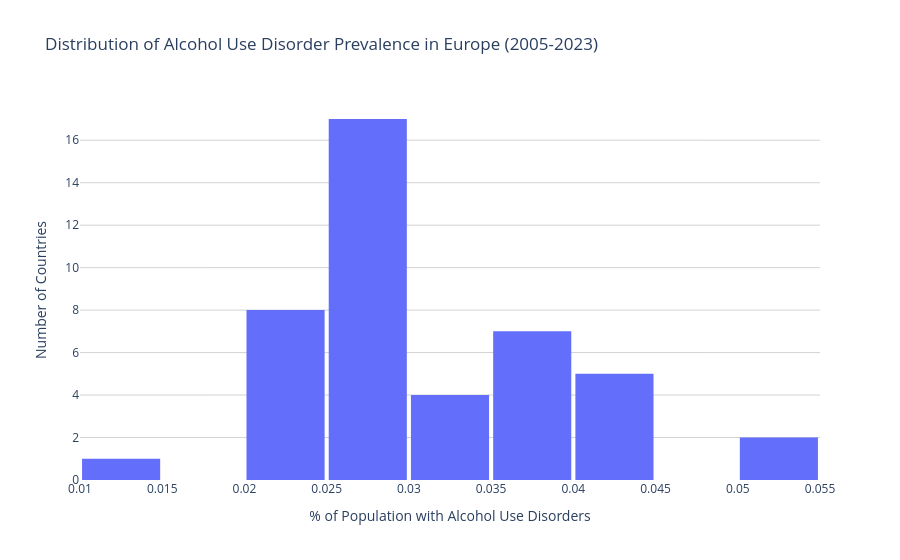

Write notebook code for a chart like this one.
### Code cell
fig = px.histogram(
    prev_avg,
    x='precent_of_prevalence',
    nbins=10,
    title='Distribution of Alcohol Use Disorder Prevalence in Europe (2005-2023)',
    labels={'precent_of_prevalence': '% of Population with Alcohol Use Disorders'},
)

fig.update_layout(
   plot_bgcolor='white',
    xaxis=dict(showgrid=False, title='% of Population with Alcohol Use Disorders'),
    yaxis=dict(showgrid=True, gridcolor='lightgrey', title='Number of Countries'),
    bargap=0.05,
    showlegend=False
)

fig.show()

### Figure 1 — Plotly figure (JSON) as saved in the notebook; plotly's stock layout.template omitted (floating-point values rounded to 4 significant figures)
{"data": [{"bingroup": "x", "hovertemplate": "% of Population with Alcohol Use Disorders=%{x}<br>count=%{y}<extra></extra>", "legendgroup": "", "marker": {"color": "#636efa", "pattern": {"shape": ""}}, "name": "", "nbinsx": 10, "orientation": "v", "showlegend": false, "type": "histogram", "x": [0.02223, 0.03045, 0.04283, 0.03358, 0.03685, 0.02776, 0.02463, 0.02887, 0.02872, 0.02744, 0.04455, 0.02294, 0.0351, 0.0357, 0.03237, 0.02872, 0.02833, 0.03514, 0.05287, 0.01407, 0.02733, 0.02684, 0.02816, 0.03611, 0.02906, 0.02953, 0.02387, 0.02316, 0.02312, 0.02098, 0.03767, 0.0436, 0.02386, 0.02784, 0.04362, 0.02915, 0.02586, 0.02842, 0.03235, 0.02659, 0.05106, 0.03963, 0.02996, 0.04466], "xaxis": "x", "yaxis": "y"}], "layout": {"bargap": 0.05, "barmode": "relative", "legend": {"tracegroupgap": 0}, "plot_bgcolor": "white", "showlegend": false, "title": {"text": "Distribution of Alcohol Use Disorder Prevalence in Europe (2005-2023)"}, "xaxis": {"anchor": "y", "domain": [0, 1], "showgrid": false, "title": {"text": "% of Population with Alcohol Use Disorders"}}, "yaxis": {"anchor": "x", "domain": [0, 1], "gridcolor": "lightgrey", "showgrid": true, "title": {"text": "Number of Countries"}}}}
